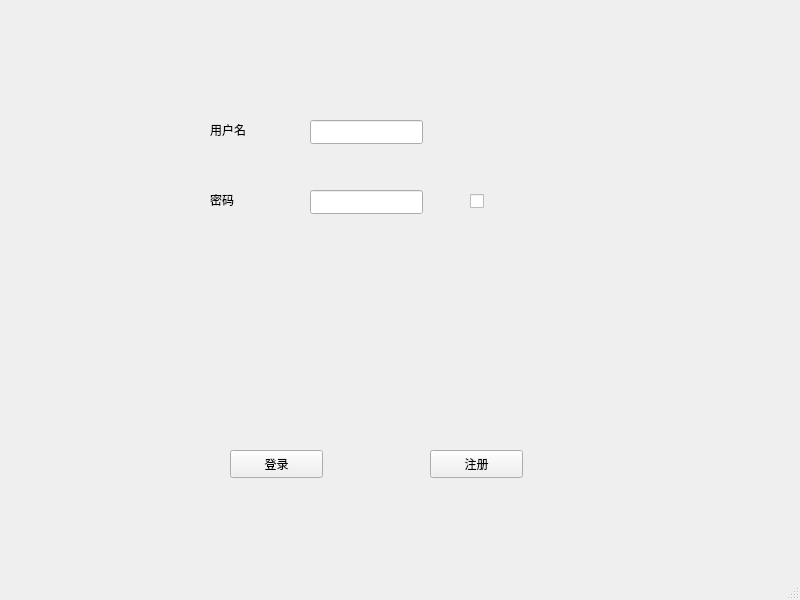
<?xml version="1.0" encoding="UTF-8"?>
<ui version="4.0">
 <class>MainWindow</class>
 <widget class="QMainWindow" name="MainWindow">
  <property name="geometry">
   <rect>
    <x>0</x>
    <y>0</y>
    <width>800</width>
    <height>600</height>
   </rect>
  </property>
  <property name="windowTitle">
   <string>MainWindow</string>
  </property>
  <widget class="QWidget" name="centralwidget">
   <widget class="QPushButton" name="pushButton">
    <property name="geometry">
     <rect>
      <x>230</x>
      <y>450</y>
      <width>93</width>
      <height>28</height>
     </rect>
    </property>
    <property name="text">
     <string>登录</string>
    </property>
   </widget>
   <widget class="QPushButton" name="pushButton_2">
    <property name="geometry">
     <rect>
      <x>430</x>
      <y>450</y>
      <width>93</width>
      <height>28</height>
     </rect>
    </property>
    <property name="text">
     <string>注册</string>
    </property>
   </widget>
   <widget class="QLineEdit" name="lineEdit">
    <property name="geometry">
     <rect>
      <x>310</x>
      <y>120</y>
      <width>113</width>
      <height>24</height>
     </rect>
    </property>
   </widget>
   <widget class="QLineEdit" name="lineEdit_2">
    <property name="geometry">
     <rect>
      <x>310</x>
      <y>190</y>
      <width>113</width>
      <height>24</height>
     </rect>
    </property>
   </widget>
   <widget class="QLabel" name="label">
    <property name="geometry">
     <rect>
      <x>210</x>
      <y>120</y>
      <width>69</width>
      <height>19</height>
     </rect>
    </property>
    <property name="text">
     <string>用户名</string>
    </property>
   </widget>
   <widget class="QLabel" name="label_2">
    <property name="geometry">
     <rect>
      <x>210</x>
      <y>190</y>
      <width>69</width>
      <height>19</height>
     </rect>
    </property>
    <property name="text">
     <string>密码</string>
    </property>
   </widget>
   <widget class="QCheckBox" name="checkBox">
    <property name="geometry">
     <rect>
      <x>470</x>
      <y>190</y>
      <width>95</width>
      <height>23</height>
     </rect>
    </property>
    <property name="text">
     <string/>
    </property>
   </widget>
  </widget>
  <widget class="QMenuBar" name="menubar">
   <property name="geometry">
    <rect>
     <x>0</x>
     <y>0</y>
     <width>800</width>
     <height>25</height>
    </rect>
   </property>
  </widget>
  <widget class="QStatusBar" name="statusbar"/>
 </widget>
 <resources/>
 <connections/>
</ui>
